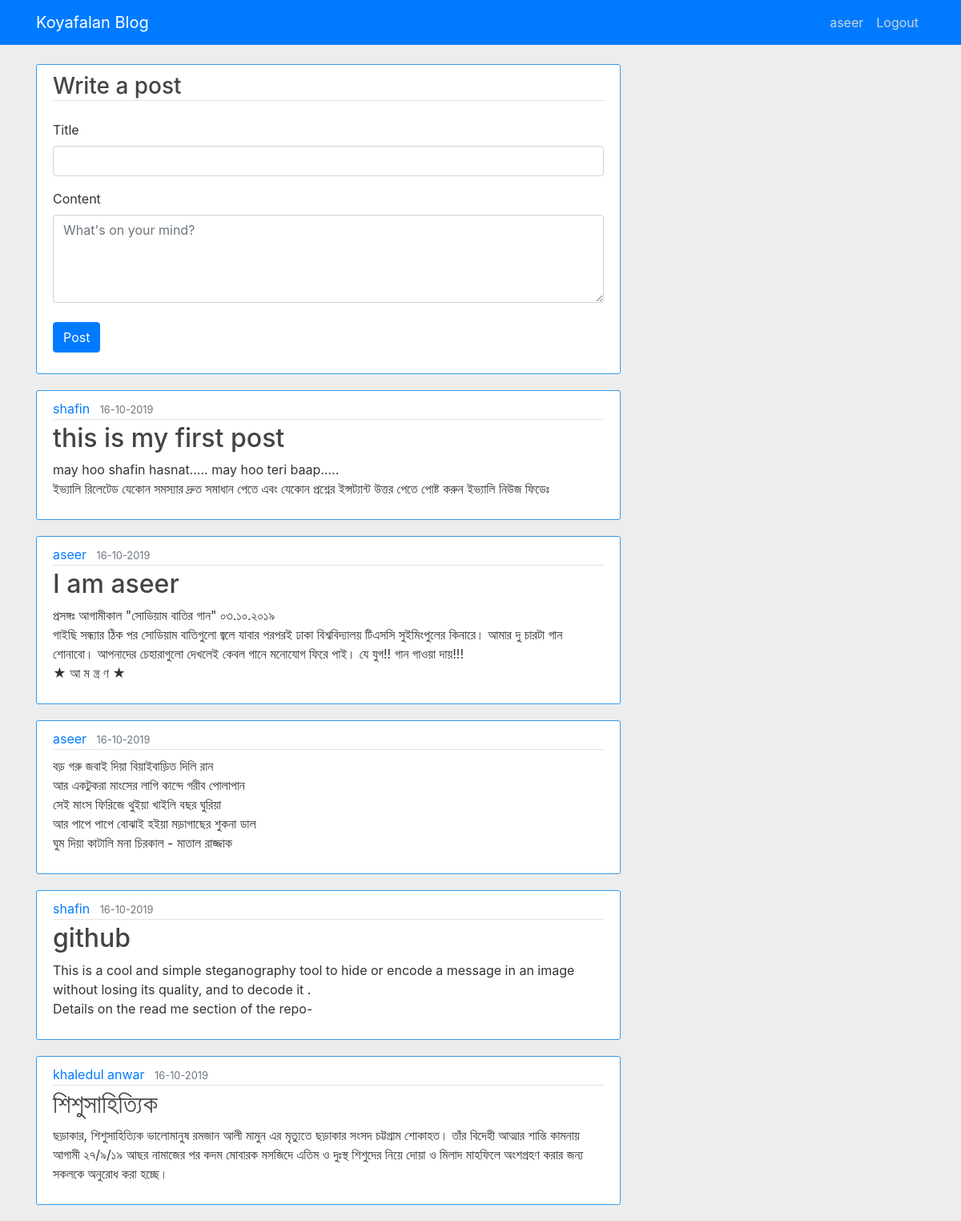
The app's page / (signed in) with its own data.
### flaskblog/models.py (models this page shows, shortened)
class User(db.Model,UserMixin,):
    id = db.Column(db.Integer, primary_key=True)
    username = db.Column(db.String(50), unique=True, nullable=False)
    email = db.Column(db.String(120), unique=True, nullable=False)
    image_file = db.Column(db.String(20), nullable=False, default='default.jpg')
    password = db.Column(db.String(60), nullable=False)
    posts=db.relationship('Post', backref='author', lazy=True)

class Post(db.Model):
    id = db.Column(db.Integer, primary_key=True)
    title = db.Column(db.String(100), unique=True, nullable=False)
    content = db.Column(db.Text, nullable=False)
    date_posted = db.Column(db.DateTime, nullable=False, default=datetime.utcnow)
    user_id = db.Column(db.Integer, db.ForeignKey('user.id'), nullable=False)

### flaskblog/routes.py (the view)
@app.route('/',methods=['GET','POST'])
def home():
    form = PostForm()
    if form.validate_on_submit():
        post = Post(title = form.title.data, content = form.content.data,user_id=current_user.id)
        db.session.add(post)
        db.session.commit()
        return redirect(url_for('home'))
    posts = Post.query.all()
    return render_template('home.html', title='home',form=form, posts=posts)

### flaskblog/forms.py
class PostForm(FlaskForm):
    title = StringField('Title',validators =[Length(max=100)])
    content = TextAreaField('Content', validators=[DataRequired()])
    submit = SubmitField('Post')

### flaskblog/models.py (called while the page is built)
@login_manager.user_loader
def load_user(user_id):
    return User.query.get(int(user_id))

### flaskblog/templates/home.html (shortened to what this page needs)
{% extends "layout.html" %}
{% block content %}
{% if current_user.is_active %}
<div class='content-section'>
  <form method="POST" action="">
    <h3 class="border-bottom mb-4">Write a post</h3>
    <div class="form-group">
                        {{ form.title.label(class="form-control-label") }}
                        {% if form.title.errors %}
                            {{ form.title(class="form-control form-control-lg is-invalid") }}
                            <div class="invalid-feedback">
                                {% for error in form.title.errors %}
                                    <span>{{ error }}</span>
                                {% endfor %}
                            </div>
                        {% else %}
                            {{ form.title(class="form-control", placeholder="") }}
                        {% endif %}
    </div>
    <div class="form-group">
                        {{ form.content.label(class="form-control-label") }}
                        {% if form.content.errors %}
                            {{ form.content(class="form-control form-control-lg is-invalid") }}
                            <div class="invalid-feedback">
                                {% for error in form.content.errors %}
                                    <span>{{ error }}</span>
                                {% endfor %}
                            </div>
                        {% else %}
                            {{ form.content(class="form-control",  rows="4", placeholder="What's on your mind?") }}
                        {% endif %}
     </div>
     <div class="form-group">
      {{ form.submit(class="btn btn-primary mt-2") }}
      </div>
  </form>
</div>
{% endif %}
{% for post in posts%}
        <article class="media content-section">
          <div class="media-body">
            <div class="article-metadata">
              <a class="mr-2" href="#">{{ post.author.username }}</a>
              <small class="text-muted">{{ post.date_posted.strftime('%d-%m-%Y') }}</small>
            </div>
            <h2><a class="article-title" href="#">{{ post.title }}</a></h2>
            <p class="article-content">{{ post.content }}</p>
          </div>
        </article>
{% endfor %}
{% endblock  %}

### flaskblog/templates/layout.html (shortened to what this page needs)
<!DOCTYPE html>
<html>
<head>
    <link rel="stylesheet" href="https://maxcdn.bootstrapcdn.com/bootstrap/4.0.0/css/bootstrap.min.css">
</head>
<body>
    <header class="site-header">
      <nav class="navbar navbar-expand-sm bg-primary navbar-dark fixed-top">
        <div class="container">
          <a class="navbar-brand mr-4" href="/">Koyafalan Blog</a>
          <div class="collapse navbar-collapse" id="navbarToggle">
            <div class="navbar-nav">
              {% if current_user.is_active %}
                <a class="nav-item nav-link" href="{{ url_for('account') }}">{{ current_user.username }}</a>
                <a class="nav-item nav-link" href="{{ url_for('logout') }}">Logout</a>
              {% else %}
                <a class="nav-item nav-link" href="{{ url_for('login') }}">Login</a>
                <a class="nav-item nav-link" href="{{ url_for('signupForm') }}">Signup</a>
              {% endif %}
            </div>
          </div>
        </div>
      </nav>
    </header>
    <main role="main" class="container">
      <div class="row">
        <div class="col-md-8">
          {% block content %}{% endblock %}
        </div>
      </div>
    </main>
</body>
</html>

### flaskblog/templates/layout.html (style rules this page uses)
body { background: #ededed; color: #333333; margin-top: 5rem; }
h1, h2, h3, h4, h5, h6 { color: #444444; }
.site-header .navbar-nav .nav-link { color: #cbd5db; }
.content-section { background: #ffffff; padding: 10px 20px; border: 1px solid #349beb; border-radius: 3px; margin-bottom: 20px; }
.article-title { color: #444444; }
.article-content { white-space: pre-line; }
.article-metadata { padding-bottom: 1px; margin-bottom: 4px; border-bottom: 1px solid #e3e3e3 }

### records on screen
User: username "aseer"
Post: author.username "shafin", date_posted "16-10-2019", title "this is my first post", content "may hoo shafin hasnat..... may hoo teri baap..... ইভ্যালি রিলেটেড যেকোন সমস্যার দ্রুত সমাধান পেতে এবং যেকোন প্রশ্নের ইন্সট্যান্ট উত্তর পেতে পোষ্ট করুন ইভ্যালি নিউজ ফিডেঃ"
Post: author.username "aseer", date_posted "16-10-2019", title "I am aseer", content "প্রসঙ্গঃ আগামীকাল \"সোডিয়াম বাতির গান\" ০৩.১০.২০১৯ গাইছি সন্ধ্যার ঠিক পর সোডিয়াম বাতিগুলো জ্বলে যাবার পরপরই ঢাকা বিশ্ববিদ্যালয় টিএসসি সুইমিংপুলের কিনারে। আমার দু চারটা গান শোনাবো। আপনাদের চেহারাগুলো দেখলেই কেবল গানে মনোযোগ ফিরে পাই। যে যুগ!! গান গাওয়া দায়!!! ★ আ ম ন্ত্র ণ ★"
Post: author.username "aseer", date_posted "16-10-2019", content "বড় গরু জবাই দিয়া বিয়াইবাড়িত দিলি রান আর একটুকরা মাংসের লাগি কান্দে গরীব পোলাপান সেই মাংস ফিরিজে থুইয়া খাইলি বছর ঘুরিয়া আর পাপে পাপে বোঝাই হইয়া মড়াগাছের শুকনা ডাল ঘুম দিয়া কাটালি মনা চিরকাল - মাতাল রাজ্জাক"
Post: author.username "shafin", date_posted "16-10-2019", title "github", content "This is a cool and simple steganography tool to hide or encode a message in an image without losing its quality, and to decode it . Details on the read me section of the repo-"
Post: author.username "khaledul anwar", date_posted "16-10-2019", title "শিশুসাহিত্যিক", content "ছড়াকার, শিশুসাহিত্যিক ভালোমানুষ রমজান আলী মামুন এর মৃত্যুতে ছড়াকার সংসদ চট্টগ্রাম শোকাহত। তাঁর বিদেহী আত্মার শান্তি কামনায় আগামী ২৭/৯/১৯ আছর নামাজের পর কদম মোবারক মসজিদে এতিম ও দুঃস্থ শিশুদের নিয়ে দোয়া ও মিলাদ মাহফিলে অংশগ্রহণ করার জন্য সকলকে অনুরোধ করা হচ্ছে।"
